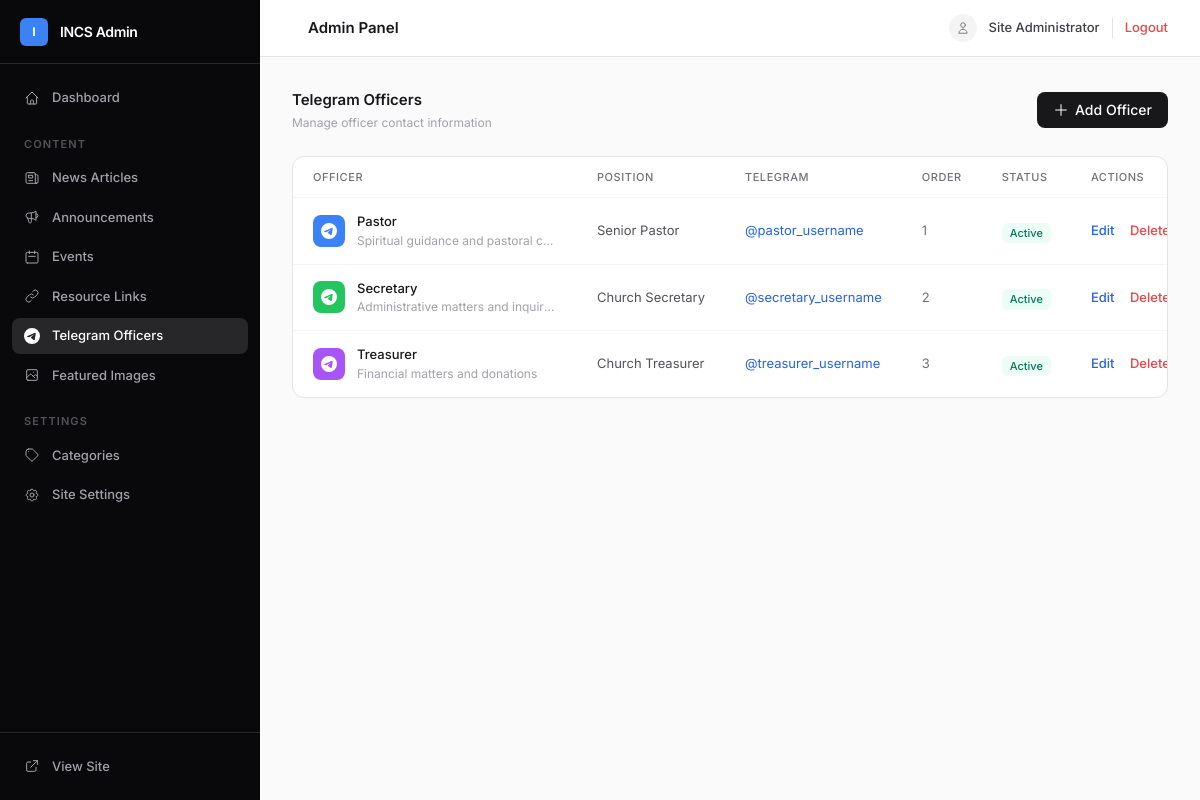
The app's page /admin/telegram.php (signed in) with its own data.
### tables this page shows
CREATE TABLE telegram_officers (
    id INT PRIMARY KEY AUTO_INCREMENT,
    name VARCHAR(100) NOT NULL,
    position VARCHAR(100) NOT NULL,
    telegram_username VARCHAR(50) NOT NULL,
    description TEXT,
    icon_color VARCHAR(20) DEFAULT 'blue',
    display_order INT DEFAULT 0,
    is_active BOOLEAN DEFAULT true,
    created_at TIMESTAMP DEFAULT CURRENT_TIMESTAMP,
    updated_at TIMESTAMP DEFAULT CURRENT_TIMESTAMP ON UPDATE CURRENT_TIMESTAMP
);

### includes/config.php (called while the page is built, shortened)
<?php
class Database {
    private $connection;
    public function __construct() {
        try {
            $dsn = "mysql:host=" . DB_HOST . ";port=" . DB_PORT . ";dbname=" . DB_NAME . ";charset=" . DB_CHARSET;
            $options = [
                PDO::ATTR_ERRMODE => PDO::ERRMODE_EXCEPTION,
                PDO::ATTR_DEFAULT_FETCH_MODE => PDO::FETCH_ASSOC,
                PDO::ATTR_EMULATE_PREPARES => false,
                PDO::MYSQL_ATTR_INIT_COMMAND => "SET NAMES " . DB_CHARSET,
                PDO::MYSQL_ATTR_SSL_VERIFY_SERVER_CERT => false,
            ];
            if (DB_HOST !== 'localhost' && DB_HOST !== '127.0.0.1') {
                $options[PDO::MYSQL_ATTR_SSL_CA] = true;
            }
            $this->connection = new PDO($dsn, DB_USER, DB_PASS, $options);
        } catch (PDOException $e) {
            error_log("Database connection failed: " . $e->getMessage());
            die("Database connection failed. Please check your configuration.");
        }
    }
    public function query($sql, $params = []) {
        try {
            $stmt = $this->connection->prepare($sql);
            $stmt->execute($params);
            return $stmt;
        } catch (PDOException $e) {
            error_log("Database query failed: " . $e->getMessage());
            return false;
        }
    }
}
?>

### admin/telegram.php (the view, shortened to what this page needs)
<?php
require_once __DIR__ . '/../includes/config.php';
try {
    $db = new Database();
} catch (Exception $e) {
    die('Database connection failed: ' . $e->getMessage());
}
try {
    $stmt = $db->query("SELECT * FROM telegram_officers ORDER BY display_order ASC, name ASC");
    $officers = $stmt->fetchAll(PDO::FETCH_ASSOC);
} catch (PDOException $e) {
    $officers = [];
    $error = 'Error fetching officers: ' . $e->getMessage();
}
include 'includes/header.php';
?>
<div class="space-y-6">
    <div class="flex justify-between items-center">
        <div>
            <h1 class="text-[15px] font-semibold text-zinc-900">Telegram Officers</h1>
            <p class="text-[12px] text-zinc-400 mt-0.5">Manage officer contact information</p>
        </div>
        <button onclick="toggleAddForm()" class="inline-flex items-center bg-zinc-900 text-white px-4 py-2 rounded-lg text-sm font-medium hover:bg-zinc-700 transition-colors">
            <svg class="w-4 h-4 mr-1.5" fill="none" stroke="currentColor" viewBox="0 0 24 24"><path stroke-linecap="round" stroke-linejoin="round" stroke-width="1.5" d="M12 4v16m8-8H4"/></svg>
            Add Officer
        </button>
    </div>
    <div class="bg-white border border-zinc-200 rounded-xl overflow-hidden">
        <div class="overflow-x-auto">
            <table class="w-full">
                <thead>
                    <tr class="border-b border-zinc-100">
                        <th class="px-5 py-3 text-left text-[11px] font-medium uppercase tracking-wider text-zinc-500">Officer</th>
                        <th class="px-5 py-3 text-left text-[11px] font-medium uppercase tracking-wider text-zinc-500">Position</th>
                        <th class="px-5 py-3 text-left text-[11px] font-medium uppercase tracking-wider text-zinc-500">Telegram</th>
                        <th class="px-5 py-3 text-left text-[11px] font-medium uppercase tracking-wider text-zinc-500">Order</th>
                        <th class="px-5 py-3 text-left text-[11px] font-medium uppercase tracking-wider text-zinc-500">Status</th>
                        <th class="px-5 py-3 text-left text-[11px] font-medium uppercase tracking-wider text-zinc-500">Actions</th>
                    </tr>
                </thead>
                <tbody class="divide-y divide-zinc-100">
                    <?php if (empty($officers)): ?>
                    <tr>
                        <td colspan="6" class="px-5 py-10 text-center text-zinc-400 text-sm">
                            No officers yet. <button onclick="toggleAddForm()" class="text-blue-600 hover:text-blue-700">Add one</button>
                        </td>
                    </tr>
                    <?php else: ?>
                    <?php foreach ($officers as $officer): ?>
                    <tr class="hover:bg-zinc-50 transition-colors">
                        <td class="px-5 py-3.5 whitespace-nowrap">
                            <div class="flex items-center">
                                <div class="w-8 h-8 bg-<?php echo htmlspecialchars($officer['icon_color']); ?>-500 text-white rounded-lg flex items-center justify-center mr-3 flex-shrink-0">
                                </div>
                                <div>
                                    <div class="text-[13px] font-medium text-zinc-900"><?php echo htmlspecialchars($officer['name']); ?></div>
                                    <?php if ($officer['description']): ?>
                                    <div class="text-[12px] text-zinc-400 truncate max-w-[200px]"><?php echo htmlspecialchars($officer['description']); ?></div>
                                    <?php endif; ?>
                                </div>
                            </div>
                        </td>
                        <td class="px-5 py-3.5 whitespace-nowrap text-[13px] text-zinc-600">
                            <?php echo htmlspecialchars($officer['position']); ?>
                        </td>
                        <td class="px-5 py-3.5 whitespace-nowrap text-[13px]">
                            <a href="https://t.me/<?php echo htmlspecialchars($officer['telegram_username']); ?>" target="_blank" class="text-blue-600 hover:text-blue-700">
                                @<?php echo htmlspecialchars($officer['telegram_username']); ?>
                            </a>
                        </td>
                        <td class="px-5 py-3.5 whitespace-nowrap text-[13px] text-zinc-500">
                            <?php echo $officer['display_order']; ?>
                        </td>
                        <td class="px-5 py-3.5 whitespace-nowrap">
                            <span class="inline-flex items-center px-2 py-0.5 rounded-md text-[11px] font-medium <?php echo $officer['is_active'] ? 'bg-emerald-50 text-emerald-700' : 'bg-red-50 text-red-600'; ?>">
                                <?php echo $officer['is_active'] ? 'Active' : 'Inactive'; ?>
                            </span>
                        </td>
                        <td class="px-5 py-3.5 whitespace-nowrap text-[13px] font-medium space-x-3">
                            <a href="?edit=<?php echo $officer['id']; ?>" class="text-blue-600 hover:text-blue-700">Edit</a>
                            <form method="POST" class="inline" onsubmit="return confirm('Are you sure you want to delete this officer?')">
                                <button type="submit" class="text-red-500 hover:text-red-700">Delete</button>
                            </form>
                        </td>
                    </tr>
                    <?php endforeach; ?>
                    <?php endif; ?>
                </tbody>
            </table>
        </div>
    </div>
</div>
<?php include 'includes/footer.php'; ?>

### admin/includes/header.php (style rules this page uses)
* { font-family: 'Inter', system-ui, -apple-system, sans-serif; }

### records on screen
telegram_officers: name "Pastor", description "Spiritual guidance and pastoral c…", position "Senior Pastor", telegram_username "pastor_username", display_order "1", is_active "Active"
telegram_officers: name "Secretary", description "Administrative matters and inquir…", position "Church Secretary", telegram_username "secretary_username", display_order "2", is_active "Active"
telegram_officers: name "Treasurer", description "Financial matters and donations", position "Church Treasurer", telegram_username "treasurer_username", display_order "3", is_active "Active"

### other values on screen
$_SESSION['admin_name'] "Site Administrator"
